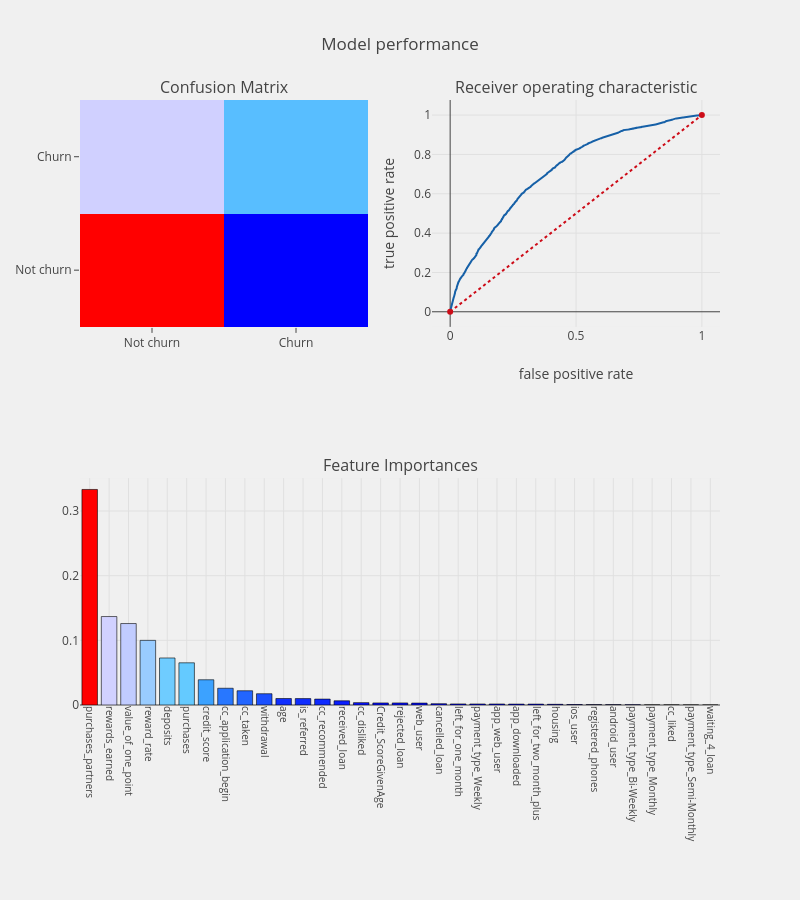

Write notebook code for a chart like this one.
### Markdown cell above
#### <font color = 'sky blue'>Visualizing a decision tree from random forest classifier</font>

### Code cell
from sklearn.ensemble import RandomForestClassifier

def plot_tree_randomforest(columns, nf_estimators, estimated_tree, maximum_depth,
                           criterion_type, model_performance = None):
    dataframe = bank[columns + tgt_col].copy()
    
    # train and test datasets
    rf_x = dataframe[[i for i in columns if i not in tgt_col]]
    rf_y = dataframe[tgt_col]
    
    # random forest classifier
    rfc = RandomForestClassifier(n_estimators = nf_estimators,
                                 max_depth = maximum_depth,
                                 criterion = criterion_type
                                )
    
    rfc.fit(rf_x, rf_y)
    
    estimated_tree = rfc.estimators_[estimated_tree]
    
    graph = Source(tree.export_graphviz(estimated_tree, out_file=None, 
                                        rounded = True, proportion=False,
                                        feature_names = columns,
                                        precision=2,
                                        class_names=['Not churn','churn'],
                                        filled=True))
    
    display(graph)
    
    # model performance
    if model_performance == True:
        bank_churn_prediction(rfc, rf_x, X_test[columns],
                              rf_y, Y_test, columns, "features", threshold_plot=True)
        

cols1 = [ i for i in X_train.columns if i not in Id_col + tgt_col]
plot_tree_randomforest(cols1, 100, 99, 3 ,"entropy", True)

### Figure 1 — Plotly figure (JSON) as saved in the notebook; plotly's stock layout.template omitted (floating-point values rounded to 4 significant figures; data arrays with more than 128 entries replaced by an {"elided": "..."} marker saying what was removed)
{"data": [{"colorscale": "Picnic", "name": "matrix", "showscale": false, "type": "heatmap", "uid": "36f895de-d843-4b4b-85e8-4a4375eeff03", "x": ["Not churn", "Churn"], "xaxis": "x", "y": ["Not churn", "Churn"], "yaxis": "y", "z": [[3994, 739], [2067, 1300]]}, {"line": {"color": "rgb(22, 96, 167)", "width": 2}, "name": "Roc curve: 0.6149813149601867", "type": "scatter", "uid": "9919ac2b-ebdb-480f-a232-261fa393d2c6", "x": {"elided": "3482 float values"}, "xaxis": "x2", "y": {"elided": "3482 float values"}, "yaxis": "y2"}, {"line": {"color": "rgb(205, 12, 24)", "dash": "dot", "width": 2}, "type": "scatter", "uid": "d75a9033-924f-4ad3-977d-675fd95d1b42", "x": [0, 1], "xaxis": "x2", "y": [0, 1], "yaxis": "y2"}, {"marker": {"color": [0.3333, 0.1368, 0.126, 0.09996, 0.07272, 0.06525, 0.03904, 0.02591, 0.02201, 0.01743, 0.01001, 0.009891, 0.009119, 0.006492, 0.003667, 0.003215, 0.003193, 0.002957, 0.002001, 0.001647, 0.00156, 0.001522, 0.001402, 0.001374, 0.001078, 0.0006103, 0.0005669, 0.0005128, 0.0002844, 0.0001817, 0.0001814, 0.000104, 0], "colorscale": "Picnic", "line": {"color": "black", "width": 0.6}}, "name": "coefficients", "type": "bar", "uid": "2b0b850b-09c8-4d6f-907f-7a9e9ab1edb5", "x": ["purchases_partners", "rewards_earned", "value_of_one_point", "reward_rate", "deposits", "purchases", "credit_score", "cc_application_begin", "cc_taken", "withdrawal", "age", "is_referred", "cc_recommended", "received_loan", "cc_disliked", "Credit_ScoreGivenAge", "rejected_loan", "web_user", "cancelled_loan", "left_for_one_month", "payment_type_Weekly", "app_web_user", "app_downloaded", "left_for_two_month_plus", "housing", "ios_user", "registered_phones", "android_user", "payment_type_Bi-Weekly", "payment_type_Monthly", "cc_liked", "payment_type_Semi-Monthly", "waiting_4_loan"], "xaxis": "x3", "y": [0.3333, 0.1368, 0.126, 0.09996, 0.07272, 0.06525, 0.03904, 0.02591, 0.02201, 0.01743, 0.01001, 0.009891, 0.009119, 0.006492, 0.003667, 0.003215, 0.003193, 0.002957, 0.002001, 0.001647, 0.00156, 0.001522, 0.001402, 0.001374, 0.001078, 0.0006103, 0.0005669, 0.0005128, 0.0002844, 0.0001817, 0.0001814, 0.000104, 0], "yaxis": "y3"}], "layout": {"annotations": [{"font": {"size": 16}, "showarrow": false, "text": "Confusion Matrix", "x": 0.225, "xanchor": "center", "xref": "paper", "y": 1, "yanchor": "bottom", "yref": "paper"}, {"font": {"size": 16}, "showarrow": false, "text": "Receiver operating characteristic", "x": 0.775, "xanchor": "center", "xref": "paper", "y": 1, "yanchor": "bottom", "yref": "paper"}, {"font": {"size": 16}, "showarrow": false, "text": "Feature Importances", "x": 0.5, "xanchor": "center", "xref": "paper", "y": 0.375, "yanchor": "bottom", "yref": "paper"}], "autosize": false, "height": 900, "margin": {"b": 195}, "paper_bgcolor": "rgba(240,240,240, 0.95)", "plot_bgcolor": "rgba(240,240,240, 0.95)", "showlegend": false, "title": {"text": "Model performance"}, "width": 800, "xaxis": {"anchor": "y", "domain": [0, 0.45]}, "xaxis2": {"anchor": "y2", "domain": [0.55, 1], "title": {"text": "false positive rate"}}, "xaxis3": {"anchor": "y3", "domain": [0, 1], "showgrid": true, "tickangle": 90, "tickfont": {"size": 10}}, "yaxis": {"anchor": "x", "domain": [0.625, 1]}, "yaxis2": {"anchor": "x2", "domain": [0.625, 1], "title": {"text": "true positive rate"}}, "yaxis3": {"anchor": "x3", "domain": [0, 0.375]}}}
